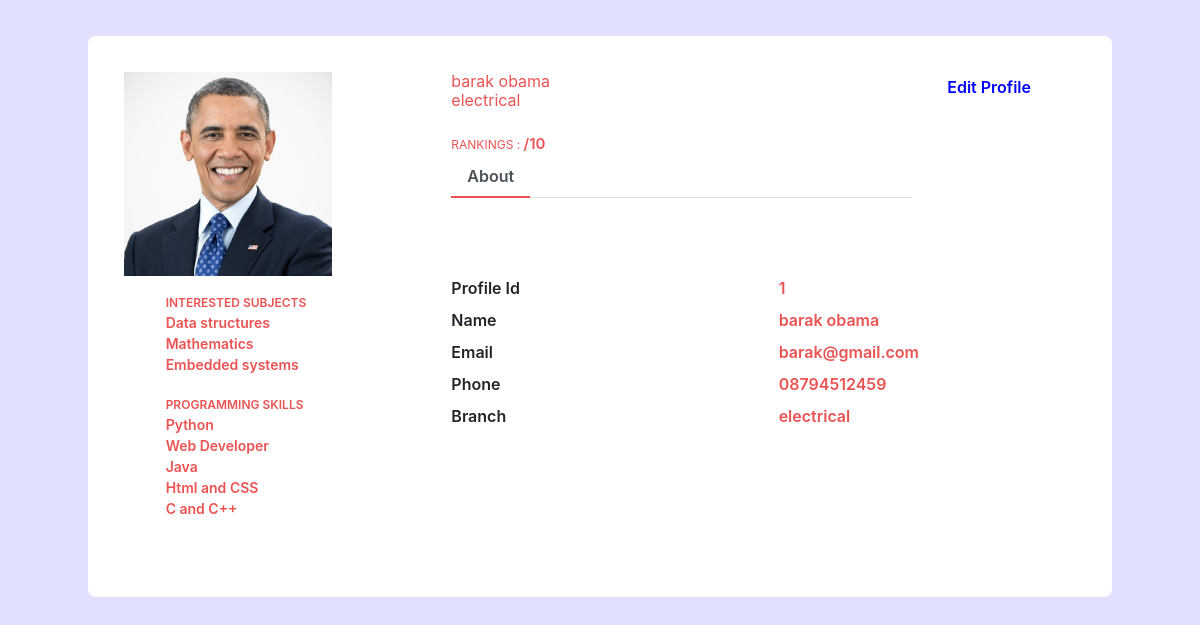
/details/ (signed in), run on the app's committed database.
### Attendance/models.py (models this page shows, shortened)
class Profile(models.Model):
    first_name = models.CharField(max_length=70)
    last_name = models.CharField(max_length=70)
    date = models.DateField()
    phone = models.BigIntegerField()
    email = models.EmailField()
    Year = models.IntegerField()
    Roll_Number = models.IntegerField(null=True)
    Branch = models.CharField(max_length=200)
    Section = models.CharField(max_length=200,null=True)
    status = models.CharField(choices=types,max_length=20,null=True,blank=False,default='Faculty')
    present = models.BooleanField(default=False)
    image = models.ImageField()
    updated = models.DateTimeField(auto_now=True)
    shift = models.TimeField()

### Attendance/views.py (the view)
# urls.py: path('details/', details, name= 'details'),
@login_required(login_url='login')
def details(request):
    try:
        last_face = LastFace.objects.last()
        profile = Profile.objects.get(Q(image__icontains=last_face))
    except:
        last_face = None
        profile = None
    context = {
        'profile': profile,
        'last_face': last_face
    }
    return render(request, 'Attendance/details.html', context)

### Attendance/models.py (called while the page is built)
    def __str__(self):
        return self.last_face

### Attendance/templates/Attendance/details.html (shortened to what this page needs)
{% extends "Attendance/base.html" %}
{% load static %}
{% block content %}
{% if profile == None %}
<div class="container emp-profile">
    <div class="row">
        <div class="col-md-5">
            <div class="alert alert-warning">
                <svg width="1.0625em" height="1em" viewBox="0 0 17 16" class="bi bi-exclamation-triangle"
                    fill="currentColor" xmlns="http://www.w3.org/2000/svg">
                    <path fill-rule="evenodd"
                        d="M7.938 2.016a.146.146 0 0 0-.054.057L1.027 13.74a.176.176 0 0 0-.002.183c.016.03.037.05.054.06.015.01.034.017.066.017h13.713a.12.12 0 0 0 .066-.017.163.163 0 0 0 .055-.06.176.176 0 0 0-.003-.183L8.12 2.073a.146.146 0 0 0-.054-.057A.13.13 0 0 0 8.002 2a.13.13 0 0 0-.064.016zm1.044-.45a1.13 1.13 0 0 0-1.96 0L.165 13.233c-.457.778.091 1.767.98 1.767h13.713c.889 0 1.438-.99.98-1.767L8.982 1.566z" />
                    <path
                        d="M7.002 12a1 1 0 1 1 2 0 1 1 0 0 1-2 0zM7.1 5.995a.905.905 0 1 1 1.8 0l-.35 3.507a.552.552 0 0 1-1.1 0L7.1 5.995z" />
                </svg>
                <p><b>Note: </b>
                <ul>
                    <li>It takes some time to turn on the scanner if your computer hardware
                        does not meet the requirements of the face recognition software</li>
                    <li>consider providing good lighting and good resolution cameras
                        for the software to work properly</li>
                </ul>
                <small>(this window will disappear after running the first scan)</small>
                </p>
            </div>
        </div>
        <div class="col-md-1">
        </div>
        <div class="col-md-6">
            <div>
                <img src="{% static 'img/fgirl.jpg'%}" alt="" width="99%">
            </div>
        </div>
    </div>
</div>
{% else %}
<div class="container emp-profile">
    <div class="row">
        <div class="col-md-4">
            <div class="profile-img">
                <img src="{{ profile.image.url }}" alt="" />
            </div>
        </div>
        <div class="col-md-6">
            <div class="profile-head">
                <h5>
                    {{profile.first_name}} {{profile.last_name}}
                </h5>
                <h6>
                    {{profile.Branch }}
                </h6>
                <p class="proile-rating">RANKINGS : <span>{{profile.ranking}}/10</span></p>
                <ul class="nav nav-tabs" id="myTab" role="tablist">
                    <li class="nav-item">
                        <a class="nav-link active" id="home-tab" data-toggle="tab" href="#home" role="tab"
                            aria-controls="home" aria-selected="true">About</a>
                    </li>
                </ul>
            </div>
        </div>
        <div class="col-md-2">
            <a href="{% url 'edit_profile' profile.id %}"><input type="button" class="profile-edit-btn"
                    name="btnAddMore" value="Edit Profile" /></a>
        </div>
    </div>
    <div class="row">
        <div class="col-md-4">
            <div class="profile-work">
                <p>INTERESTED SUBJECTS</p>
                <a href="">Data structures</a><br />
                <a href="">Mathematics</a><br />
                <a href="">Embedded systems</a>
                <p>PROGRAMMING SKILLS</p>
                <a href="">Python</a><br />
                <a href="">Web Developer</a><br />
                <a href="">Java</a><br />
                <a href="">Html and CSS</a><br />
                <a href="">C and C++</a><br />
            </div>
        </div>
        <div class="col-md-8">
            <div class="tab-content profile-tab" id="myTabContent">
                <div class="tab-pane fade show active" id="home" role="tabpanel" aria-labelledby="home-tab">
                    <div class="row">
                        <div class="col-md-6">
                            <label>Profile Id</label>
                        </div>
                        <div class="col-md-6">
                            <p>{{profile.id}}</p>
                        </div>
                    </div>
                    <div class="row">
                        <div class="col-md-6">
                            <label>Name</label>
                        </div>
                        <div class="col-md-6">
                            <p>{{profile.first_name}} {{profile.last_name}}</p>
                        </div>
                    </div>
                    <div class="row">
                        <div class="col-md-6">
                            <label>Email</label>
                        </div>
                        <div class="col-md-6">
                            <p>{{profile.email}}</p>
                        </div>
                    </div>
                    <div class="row">
                        <div class="col-md-6">
                            <label>Phone</label>
                        </div>
                        <div class="col-md-6">
                            <p>0{{profile.phone}}</p>
                        </div>
                    </div>
                    <div class="row">
                        <div class="col-md-6">
                            <label>Branch</label>
                        </div>
                        <div class="col-md-6">
                            <p>{{ profile.Branch}}</p>
                        </div>
                    </div>
                </div>
            </div>
        </div>
    </div>
</div>
{% endif %}
{% endblock content %}

### static/css/details.css (style rules this page uses)
.emp-profile { padding: 3%; margin-top: 3%; margin-bottom: 3%; border-radius: 0.5rem; background: #fff; }
.profile-img { text-align: center; }
.profile-img img { width: 70%; height: 100%; }
.profile-head h5 { color: #EB5353; }
.profile-head h6 { color: #EB5353; }
.profile-edit-btn { border: none; border-radius: 1.5rem; width: 70%; padding: 2%; font-weight: 600; color: blue; cursor: pointer; }
.proile-rating { font-size: 12px; color: #EB5353; margin-top: 5%; }
.proile-rating span { color:#EB5353; font-size: 15px; font-weight: 600; }
.profile-head .nav-tabs { margin-bottom:5%; }
.profile-head .nav-tabs .nav-link { font-weight:600; border: none; }
.profile-head .nav-tabs .nav-link.active { border: none; border-bottom:2px solid #EB5353; }
.profile-work { padding: 14%; margin-top: -15%; }
.profile-work p { font-size: 12px; color: #EB5353; font-weight: 600; margin-top: 10%; }
.profile-work a { text-decoration: none; color: #EB5353; font-weight: 600; font-size: 14px; }
.profile-tab label { font-weight: 600; }
.profile-tab p { font-weight: 600; color: #EB5353; }

### static/css/body.css (style rules this page uses)
body { background-color: #E2E0FF; overflow: hidden; }

### data on the page
Profile: image (picture), first_name "barak", last_name "obama", Branch "electrical", id "1", email "barak@gmail.com", phone "8794512459"
